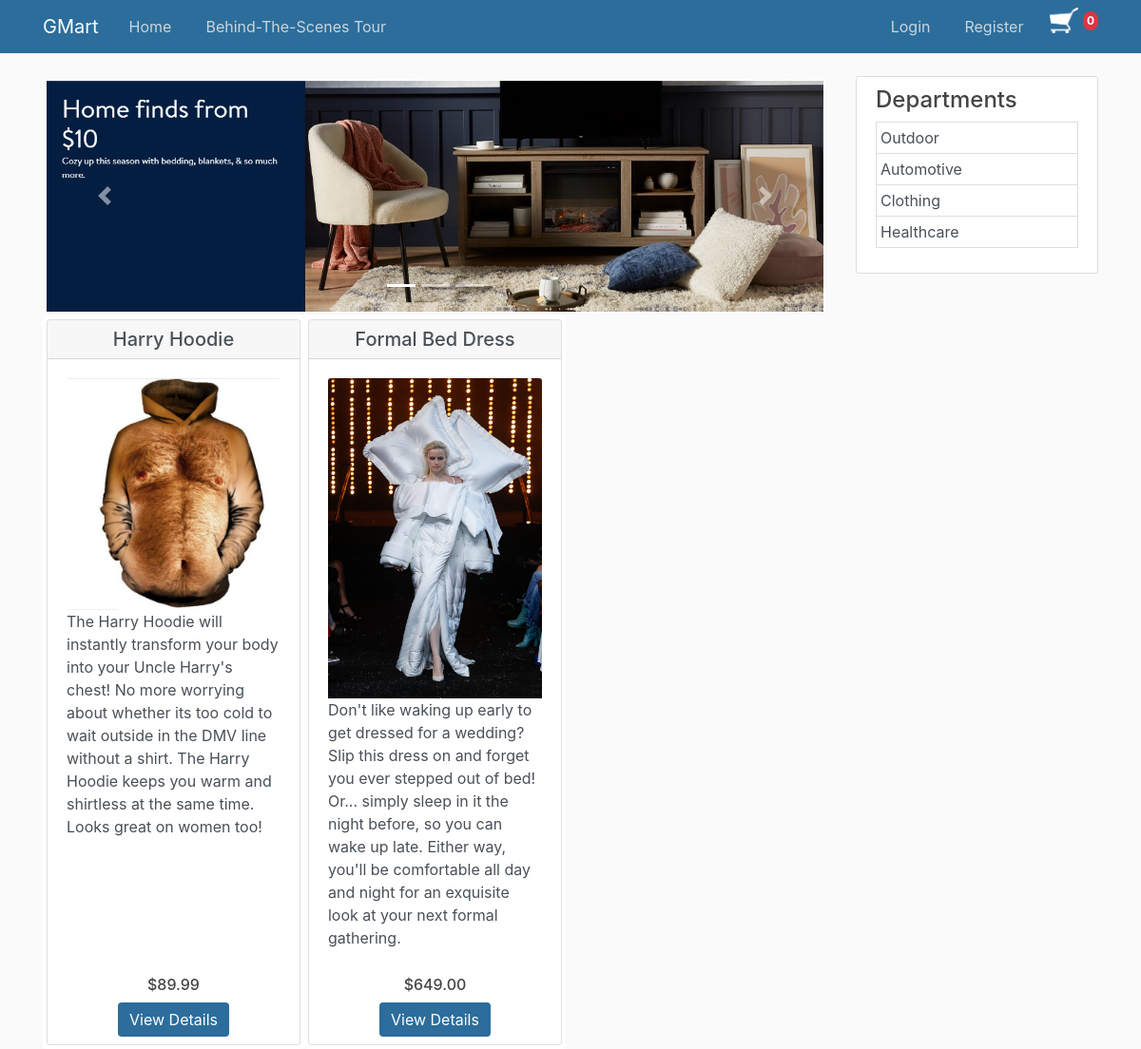
/?dept=4, run on the app's committed database.
### gmart_app/models.py (models this page shows, shortened)
class Product(models.Model):
    Product_Name = models.CharField(max_length = 100)
    Product_Department = models.ForeignKey(Department, on_delete = models.CASCADE)
    Product_Description = models.TextField()
    Product_Price = models.DecimalField(max_digits = 7, decimal_places = 2)
    Product_Quantity = models.IntegerField()
    Product_Highlights = models.TextField()
    Product_Details = models.TextField()
    Product_Image_Primary = models.ImageField(default='no_product.jpg', upload_to='product_images')

class Department (models.Model):
    Department_Name = models.CharField(max_length = 100, unique = True)

### gmart_app/views.py (the view)
# urls.py: path('', HomeView.as_view(), name='gmart-home'),
class HomeView(ListView):
    model = Product
    template_name = "gmart_app/home.html"
    def get_queryset(self):
        queryset = Product.objects.all()
        dept_id = self.request.GET.get("dept")
        if dept_id:
            queryset = queryset.filter(Product_Department = dept_id)
        return queryset
    def get_context_data(self, **kwargs):
        context = super().get_context_data(**kwargs)
        context['img_specials'] = specials_img_list
        context['departments'] = dept_list
        context['cart_count'] = cart_quantity
        return context

### gmart_app/templatetags/cart_template_tags.py (called while the page is built)
@register.filter
def cart_item_count(user):
    if user.is_authenticated:
        qs = Order.objects.filter(Order_User=user, Order_Ordered=False)
        if qs.exists():
            return qs[0].Order_Product.count()
    return 0

### gmart_app/templates/gmart_app/home.html (shortened to what this page needs)
{% extends "gmart_app/base.html" %}
{% block content %}
<div>
    <div id="carouselSpecials" class="carousel slide m-1" data-ride="carousel">
        <ol class="carousel-indicators">
            <li data-target="#carouselSpecials" data-slide-to="0" class="active"></li>
            <li data-target="#carouselSpecials" data-slide-to="1"></li>
            <li data-target="#carouselSpecials" data-slide-to="2"></li>
        </ol>
        <div class="carousel-inner">
            {% for next_image in img_specials %}
            {% if next_image == "FirstCarouselSlide.png" %}
            <div class="carousel-item active">
                <img class="d-block w-100" src="media/site_header_specials/{{next_image}}" alt="Hot Specials">
            </div>
            {% else %}
            <div class="carousel-item">
                <img class="d-block w-100" src="media/site_header_specials/{{next_image}}" alt="Hot Specials">
            </div>
            {% endif %}
            {% endfor %}
        </div>
        <a class="carousel-control-prev" href="#carouselSpecials" role="button" data-slide="prev">
            <span class="carousel-control-prev-icon" aria-hidden="true"></span>
        </a>
        <a class="carousel-control-next" href="#carouselSpecials" role="button" data-slide="next">
            <span class="carousel-control-next-icon" aria-hidden="true"></span>
        </a>
    </div>
</div>
<div class="col-md-12">
    {% include 'gmart_app/product_list.html' %}
</div>
{% endblock content %}

### gmart_app/templates/gmart_app/base.html (shortened to what this page needs)
{% load static %}
{% load cart_template_tags %}
<!DOCTYPE html>
<html>
    <head>
        <link rel="stylesheet" href="https://cdn.jsdelivr.net/npm/bootstrap@4.6.0/dist/css/bootstrap.min.css">
        <link rel="stylesheet" type="text/css" href="{% static 'gmart_app/main.css' %}">
    </head>
    <body oncontextmenu='return false' class='snippet-body'>
        <header class="site-header">
            <nav class="navbar fixed-top navbar-expand-md navbar-dark bg-steel">
                <div class="container">
                    <a class="navbar-brand mr-4" href="{% url 'gmart-home' %}">GMart</a>
                    <div class="collapse navbar-collapse" id="navbarToggle">
                        <div class="navbar-nav mr-auto">
                            <a class="nav-item nav-link" href="{% url 'gmart-home' %}">Home</a>
                            <a class="nav-item nav-link" href="{% url 'gmart-about' %}">Behind-The-Scenes Tour</a>
                        </div>
                        <div class="navbar-nav">
                            {% if user.is_authenticated %}
                                <a class="nav-item nav-link" href="{% url 'profile' %}"> Welcome {{ user.username }}</a>
                                <a class="nav-item nav-link" href="{% url 'logout' %}">Logout</a>
                            {% else %}
                                <a class="nav-item nav-link" href="{% url 'login' %}">Login</a>
                                <a class="nav-item nav-link" href="{% url 'register' %}">Register</a>
                            {% endif %}
                            <a href="{% url 'gmart-cart' 5 %}">
                                <img width=30 src="{% static 'gmart_app/shopping-cart-icon.png' %}" alt="View Cart">
                                <p class="badge badge-pill badge-danger p-1 top-0 start-0">{{ request.user|cart_item_count }}</p>
                            </a>
                        </div>
                    </div>
                </div>
            </nav>
        </header>
        <main role="main" class="container">
            <div class="row">
                <div class="col-md-9">
                    {% block content %}{% endblock %}
                </div>
                {% if departments %}
                <div class="col-md-3">
                    <div class="content-section">
                    <h4>Departments</h4>
                        <p class='text-muted'>
                            {% for dept in departments %}
                            <a href="/?dept={{ dept.id }}" class="p-1 list-group-item list-group-item-action">{{ dept.Department_Name }}</a>
                            {% endfor %}
                        </p>
                    </div>
                </div>
                {% endif %}
            </div>
        </main>
    </body>
</html>

### gmart_app/templates/gmart_app/product_list.html
<div class="card-group">
    {% for prod in object_list %}
    {% if forloop.counter0|divisibleby:3 %} <div class="row"> {% endif %}
    <div class="card col-md-4 m-0 p-0 border-0">
        <div class="card m-1 h-100">
            <a href="{% url 'gmart-product-detail' prod.id %}" class="list-group-item list-group-item-action border-0 p-0 m-0">
                <div class="card-header text-center p-2 h5 m-0">
                    {{ prod.Product_Name }}
                </div>
                <div class="card-body d-flex flex-column">
                    <img src="{{ prod.Product_Image_Primary.url }}" class="card-img-top" alt="Product Image">
                    {{ prod.Product_Description }}
                </div>
            </a>
            <div class="mt-auto text-center p-2">
                <h6>${{ prod.Product_Price }}</h6>
                <a class="btn btn-primary" href="{% url 'gmart-product-detail' prod.id %}">View Details</a>
            </div>
        </div>
    </div>
    {%  if forloop.counter|divisibleby:3 or forloop.last %}</div>{% endif %}
    {% endfor %}
</div>

### gmart_app/static/gmart_app/main.css (style rules this page uses)
body { background: #fafafa; color: #333333; margin-top: 5rem; }
h1, h2, h3, h4, h5, h6 { color: #444444; }
.bg-steel { background-color: #2c6d9b; }
.site-header .navbar-nav .nav-link { color: #cbd5db; margin-right: 20px; }
.content-section { background: #ffffff; padding: 10px 20px; border: 1px solid #dddddd; border-radius: 3px; margin-bottom: 20px; }
.btn { background-color: #2c6d9b; border: none; }

### data on the page
Product: Product_Name "Harry Hoodie", Product_Image_Primary (picture), Product_Description "The Harry Hoodie will instantly transform your body into your Uncle Harry's chest! No more worrying about whether its too cold to wait outside in the DMV line without a shirt. The Harry Hoodie keeps you warm and shirtless at the same time. Looks great on women too!", Product_Price "89.99"
Product: Product_Name "Formal Bed Dress", Product_Image_Primary (picture), Product_Description "Don't like waking up early to get dressed for a wedding? Slip this dress on and forget you ever stepped out of bed! Or... simply sleep in it the night before, so you can wake up late. Either way, you'll be comfortable all day and night for an exquisite look at your next formal gathering.", Product_Price "649.00"
Department: Department_Name "Outdoor"
Department: Department_Name "Automotive"
Department: Department_Name "Clothing"
Department: Department_Name "Healthcare"

### other printed values
{{ request.user|cart_item_count }} "0"
